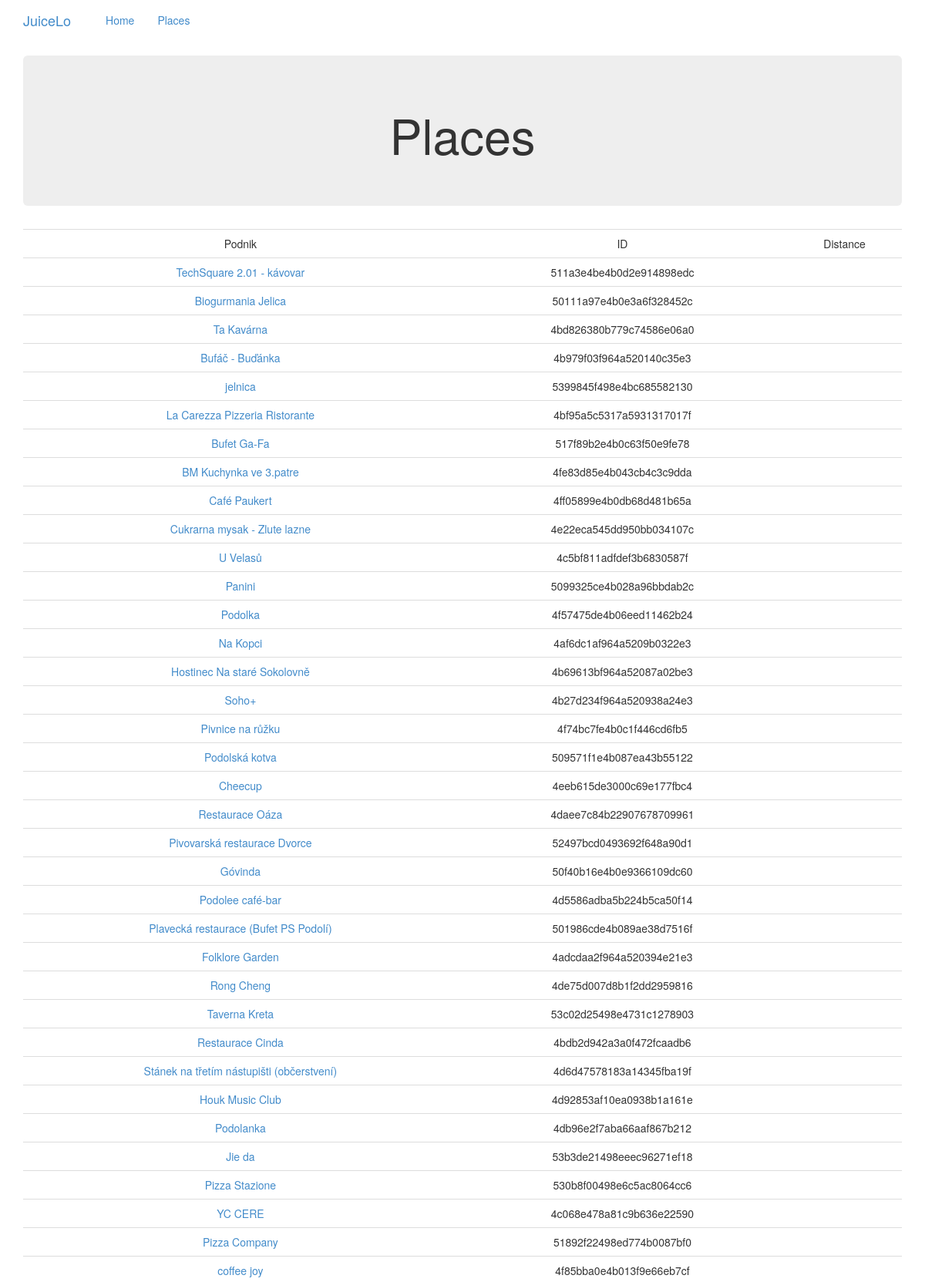
The page /places/ (upper part) on the database its author committed.
### places/models.py (models this page shows, shortened)
class Place(models.Model):
    uuid = models.CharField(max_length=32)
    venue_uid = models.CharField(max_length=120)
    name = models.CharField(max_length=120)
    lat = models.FloatField()
    lng = models.FloatField()
    created_at = models.DateTimeField(default=timezone.now, editable=False)
    updated_at = models.DateTimeField(auto_now=True)
    outlet_yes = models.IntegerField(default=0)
    outlet_no = models.IntegerField(default=0)
    @models.permalink
    def get_absolute_url(self):
        return 'place_detail', [self.uuid]

### places/views.py (the view)
def home(request, tmpl='places/home.html'):
    data = {}
    place_list = Place.objects.all()
    data['place_list'] = place_list
    return render(request, tmpl, data)

### places/templates/places/home.html (shortened to what this page needs)
{% extends 'base.html' %}
{% block active_places %}active{% endblock %}
{% block content %}
    <div class="container">
        <div class="jumbotron text-center">
            <h1>
                Places
            </h1>
        </div>
    </div>
    <div class="container">
        <table class="table text-center">
            <tr>
                <td>Podnik</td>
                <td>ID</td>
                <td>Distance</td>
            </tr>
            {% for place in place_list %}
                <tr class="frsq_td">
                    <td><a href="{{ place.get_absolute_url }}">{{ place.name }}</a></td>
                    <td>{{ place.venue_uid }}</td>
                    <td>{{ place.dist }}</td>
                </tr>
            {% endfor %}
        </table>
    </div>
{% endblock content %}

### rows shown on the page
Place: name "TechSquare 2.01 - kávovar", venue_uid "511a3e4be4b0d2e914898edc"
Place: name "Biogurmania Jelica", venue_uid "50111a97e4b0e3a6f328452c"
Place: name "Ta Kavárna", venue_uid "4bd826380b779c74586e06a0"
Place: name "Bufáč - Buďánka", venue_uid "4b979f03f964a520140c35e3"
Place: name "jelnica", venue_uid "5399845f498e4bc685582130"
Place: name "La Carezza Pizzeria Ristorante", venue_uid "4bf95a5c5317a5931317017f"
Place: name "Bufet Ga-Fa", venue_uid "517f89b2e4b0c63f50e9fe78"
Place: name "BM Kuchynka ve 3.patre", venue_uid "4fe83d85e4b043cb4c3c9dda"
Place: name "Café Paukert", venue_uid "4ff05899e4b0db68d481b65a"
Place: name "Cukrarna mysak - Zlute lazne", venue_uid "4e22eca545dd950bb034107c"
Place: name "U Velasů", venue_uid "4c5bf811adfdef3b6830587f"
Place: name "Panini", venue_uid "5099325ce4b028a96bbdab2c"
Place: name "Podolka", venue_uid "4f57475de4b06eed11462b24"
Place: name "Na Kopci", venue_uid "4af6dc1af964a5209b0322e3"
Place: name "Hostinec Na staré Sokolovně", venue_uid "4b69613bf964a52087a02be3"
Place: name "Soho+", venue_uid "4b27d234f964a520938a24e3"
Place: name "Pivnice na růžku", venue_uid "4f74bc7fe4b0c1f446cd6fb5"
Place: name "Podolská kotva", venue_uid "509571f1e4b087ea43b55122"
Place: name "Cheecup", venue_uid "4eeb615de3000c69e177fbc4"
Place: name "Restaurace Oáza", venue_uid "4daee7c84b22907678709961"
Place: name "Pivovarská restaurace Dvorce", venue_uid "52497bcd0493692f648a90d1"
Place: name "Góvinda", venue_uid "50f40b16e4b0e9366109dc60"
Place: name "Podolee café-bar", venue_uid "4d5586adba5b224b5ca50f14"
Place: name "Plavecká restaurace (Bufet PS Podolí)", venue_uid "501986cde4b089ae38d7516f"
Place: name "Folklore Garden", venue_uid "4adcdaa2f964a520394e21e3"
Place: name "Rong Cheng", venue_uid "4de75d007d8b1f2dd2959816"
Place: name "Taverna Kreta", venue_uid "53c02d25498e4731c1278903"
Place: name "Restaurace Cinda", venue_uid "4bdb2d942a3a0f472fcaadb6"
Place: name "Stánek na třetím nástupišti (občerstvení)", venue_uid "4d6d47578183a14345fba19f"
Place: name "Houk Music Club", venue_uid "4d92853af10ea0938b1a161e"
Place: name "Podolanka", venue_uid "4db96e2f7aba66aaf867b212"
Place: name "Jie da", venue_uid "53b3de21498eeec96271ef18"
Place: name "Pizza Stazione", venue_uid "530b8f00498e6c5ac8064cc6"
Place: name "YC CERE", venue_uid "4c068e478a81c9b636e22590"
Place: name "Pizza Company", venue_uid "51892f22498ed774b0087bf0"
Place: name "coffee joy", venue_uid "4f85bba0e4b013f9e66eb7cf"
